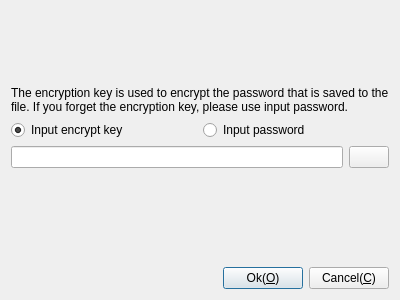
<?xml version="1.0" encoding="UTF-8"?>
<ui version="4.0">
 <class>CDlgInputPassword</class>
 <widget class="QDialog" name="CDlgInputPassword">
  <property name="geometry">
   <rect>
    <x>0</x>
    <y>0</y>
    <width>400</width>
    <height>300</height>
   </rect>
  </property>
  <property name="windowTitle">
   <string>Input password</string>
  </property>
  <layout class="QGridLayout" name="gridLayout">
   <item row="0" column="0">
    <spacer name="verticalSpacer_2">
     <property name="orientation">
      <enum>Qt::Vertical</enum>
     </property>
     <property name="sizeHint" stdset="0">
      <size>
       <width>20</width>
       <height>40</height>
      </size>
     </property>
    </spacer>
   </item>
   <item row="1" column="0">
    <widget class="QLabel" name="lbDescript">
     <property name="sizePolicy">
      <sizepolicy hsizetype="Expanding" vsizetype="Preferred">
       <horstretch>0</horstretch>
       <verstretch>0</verstretch>
      </sizepolicy>
     </property>
     <property name="text">
      <string>The encryption key is used to encrypt the password that is saved to the file. If you forget the encryption key, please use input password.</string>
     </property>
     <property name="scaledContents">
      <bool>true</bool>
     </property>
     <property name="wordWrap">
      <bool>true</bool>
     </property>
    </widget>
   </item>
   <item row="2" column="0">
    <layout class="QHBoxLayout" name="horizontalLayout_3">
     <item>
      <widget class="QRadioButton" name="rbKey">
       <property name="text">
        <string>Input encrypt key</string>
       </property>
       <property name="checked">
        <bool>true</bool>
       </property>
      </widget>
     </item>
     <item>
      <widget class="QRadioButton" name="rbPassword">
       <property name="text">
        <string>Input password</string>
       </property>
      </widget>
     </item>
    </layout>
   </item>
   <item row="3" column="0">
    <layout class="QHBoxLayout" name="horizontalLayout_2">
     <item>
      <widget class="QLineEdit" name="lePassword">
       <property name="echoMode">
        <enum>QLineEdit::Password</enum>
       </property>
      </widget>
     </item>
     <item>
      <widget class="QPushButton" name="pbShow">
       <property name="text">
        <string/>
       </property>
       <property name="icon">
        <iconset theme="eye-on"/>
       </property>
      </widget>
     </item>
    </layout>
   </item>
   <item row="4" column="0">
    <spacer name="verticalSpacer">
     <property name="orientation">
      <enum>Qt::Vertical</enum>
     </property>
     <property name="sizeHint" stdset="0">
      <size>
       <width>20</width>
       <height>93</height>
      </size>
     </property>
    </spacer>
   </item>
   <item row="5" column="0">
    <layout class="QHBoxLayout" name="horizontalLayout">
     <item>
      <spacer name="horizontalSpacer">
       <property name="orientation">
        <enum>Qt::Horizontal</enum>
       </property>
       <property name="sizeHint" stdset="0">
        <size>
         <width>40</width>
         <height>20</height>
        </size>
       </property>
      </spacer>
     </item>
     <item>
      <widget class="QPushButton" name="pbYes">
       <property name="text">
        <string>Ok(&amp;O)</string>
       </property>
       <property name="default">
        <bool>true</bool>
       </property>
      </widget>
     </item>
     <item>
      <widget class="QPushButton" name="pbNo">
       <property name="text">
        <string>Cancel(&amp;C)</string>
       </property>
      </widget>
     </item>
    </layout>
   </item>
  </layout>
 </widget>
 <resources/>
 <connections/>
</ui>
